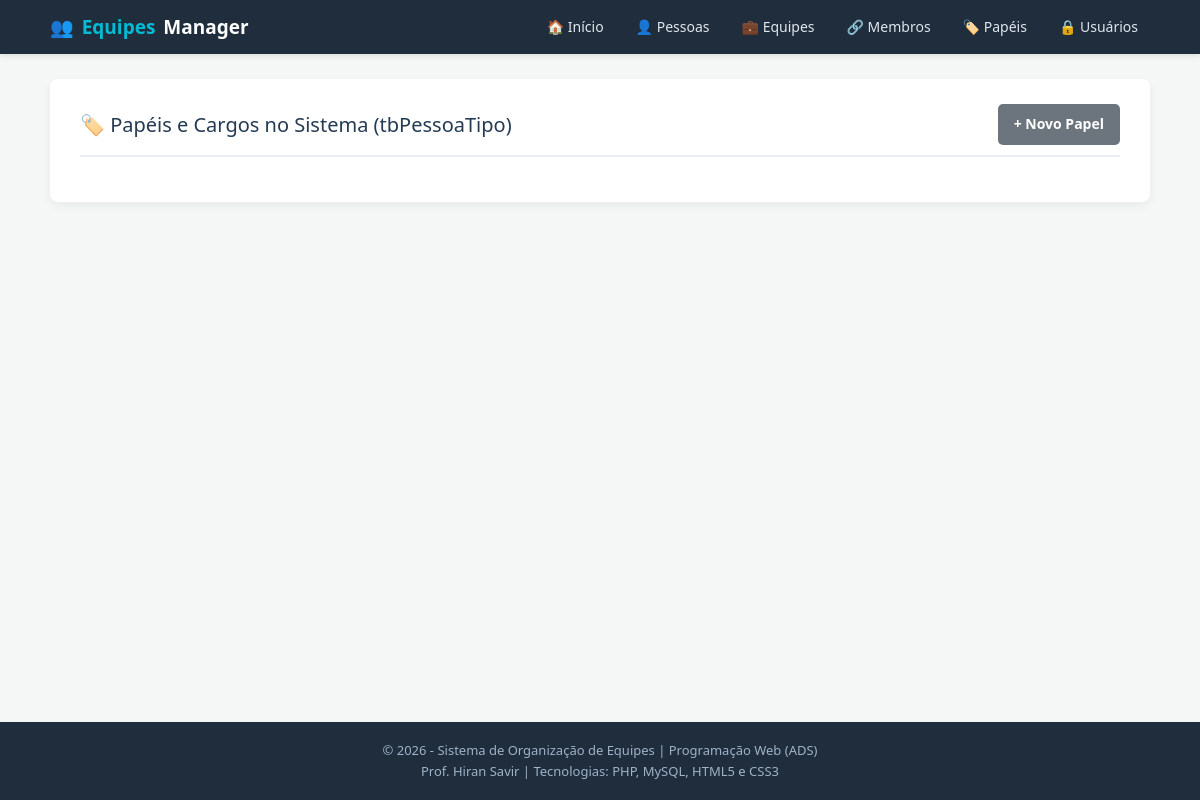
/listar_tipos.php, run on an earlier commit of the app's database.
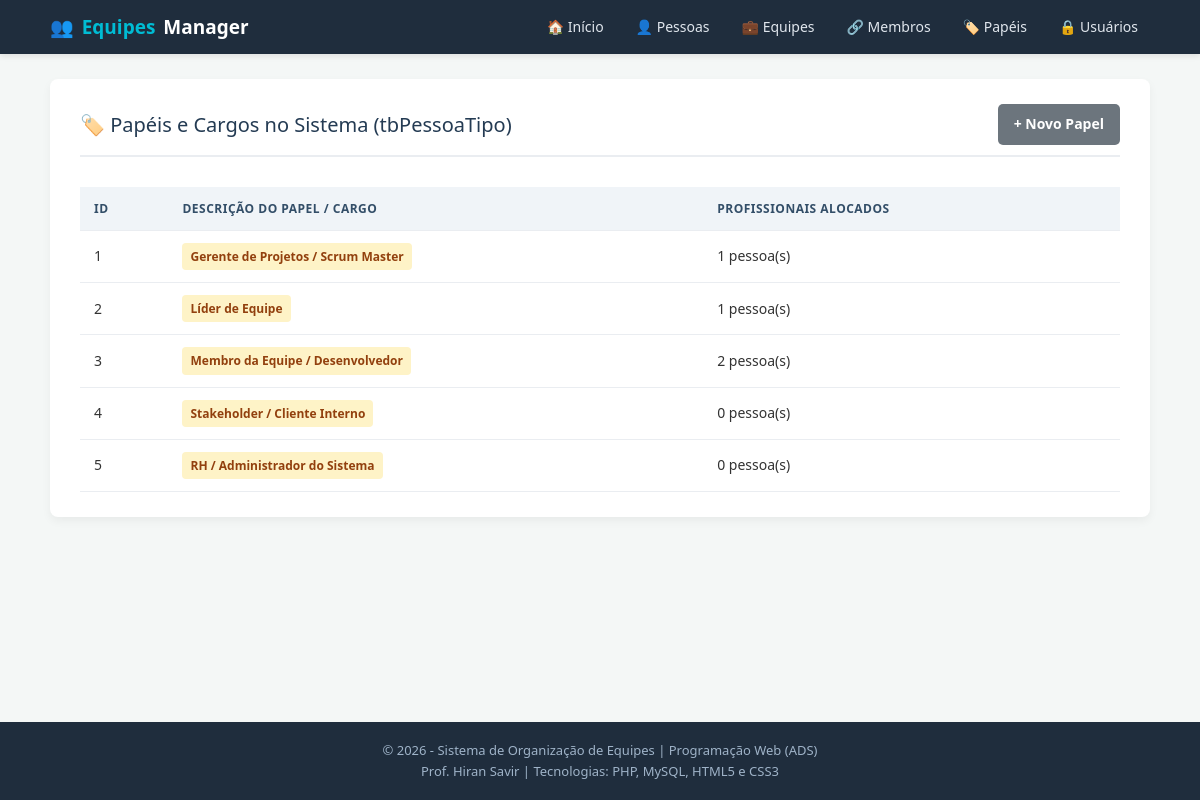
And on a later commit of the database.
### tables this page shows
CREATE TABLE `tbPessoaTipo` (
    `pessoa_tipo_id` INT NOT NULL AUTO_INCREMENT,
    `descricao` VARCHAR(200) NOT NULL,
    PRIMARY KEY (`pessoa_tipo_id`),
    UNIQUE KEY `uk_tipo_descricao` (`descricao`)
);

### listar_tipos.php (the view, shortened to what this page needs)
<?php
require_once 'conexao.php';
try {
    $sql = "SELECT t.pessoa_tipo_id, t.descricao, COUNT(p.pessoa_id) AS total_pessoas
            FROM tbPessoaTipo t
            LEFT JOIN tbPessoas p ON t.pessoa_tipo_id = p.pessoa_tipo_id
            GROUP BY t.pessoa_tipo_id
            ORDER BY t.pessoa_tipo_id ASC";
    $tipos = $pdo->query($sql)->fetchAll(PDO::FETCH_ASSOC);
} catch (PDOException $erro) {
    die("Erro ao buscar papéis: " . $erro->getMessage());
}
require_once 'header.php';
?>
<div class="card">
    <div class="card-titulo">
        <span>🏷️ Papéis e Cargos no Sistema (tbPessoaTipo)</span>
        <a href="cadastro_tipo.php" class="btn btn-cinza">+ Novo Papel</a>
    </div>
    <?php if (count($tipos) > 0): ?>
        <div class="tabela-container">
            <table class="tabela-dados">
                <thead>
                    <tr>
                        <th>ID</th>
                        <th>Descrição do Papel / Cargo</th>
                        <th>Profissionais Alocados</th>
                    </tr>
                </thead>
                <tbody>
                    <?php foreach ($tipos as $t): ?>
                        <tr>
                            <td><?php echo $t['pessoa_tipo_id']; ?></td>
                            <td><span class="badge badge-papel"><?php echo htmlspecialchars($t['descricao']); ?></span></td>
                            <td><?php echo $t['total_pessoas']; ?> pessoa(s)</td>
                        </tr>
                    <?php endforeach; ?>
                </tbody>
            </table>
        </div>
    <?php endif; ?>
</div>
<?php require_once 'footer.php'; ?>

What changed in the data, as far as the page shows it:
added tbpessoatipo: pessoa_tipo_id "1", descricao "Gerente de Projetos / Scrum Master", total_pessoas "1"
added tbpessoatipo: pessoa_tipo_id "2", descricao "Líder de Equipe", total_pessoas "1"
added tbpessoatipo: pessoa_tipo_id "3", descricao "Membro da Equipe / Desenvolvedor", total_pessoas "2"
added tbpessoatipo: pessoa_tipo_id "4", descricao "Stakeholder / Cliente Interno", total_pessoas "0"
added tbpessoatipo: pessoa_tipo_id "5", descricao "RH / Administrador do Sistema", total_pessoas "0"
Also different on the page:
text now shown: "ID DESCRIÇÃO DO PAPEL / CARGO PROFISSIONAIS ALOCADOS"
